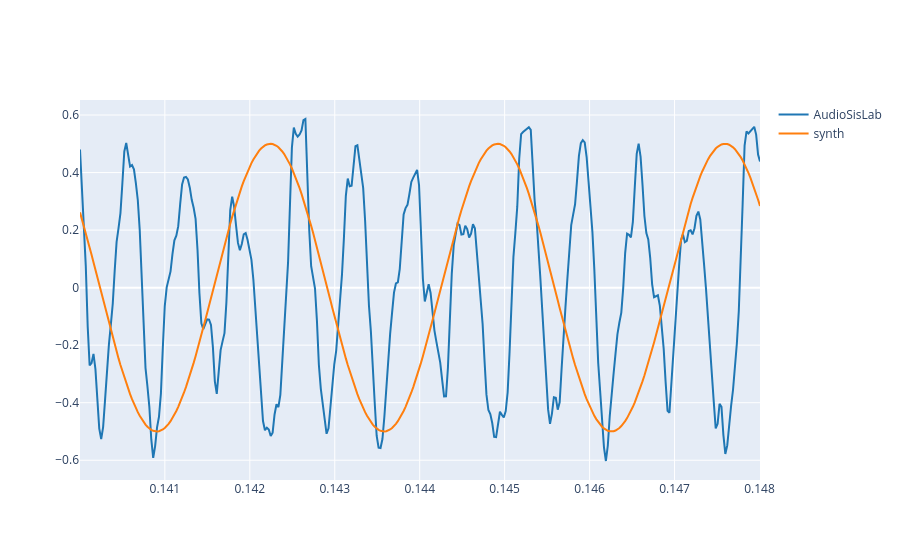

Notebook source saved alongside this figure:
### Markdown cell above
3.1. Create a sinusoid of the same duration than the reference signal and same frequency than the fundamental frequency. Plot it along with the audio signal of the reference recording. Plot the same time segment that 2.3. Note that the sampling rate should be the same for both signals. Try to find the values of Amplitude and initial Phase that make the two signal segments plotted to match as close as possible (do not attempt to imitate the whole signal). Matching the phase is a bit tricky.

### Code cell
import numpy as np

N = len(ref); t_all = np.arange(N)/fs; w = 2*np.pi*f0
ta, tb = t_start, t_end
m = (t_all >= ta) & (t_all <= tb)
tm = t_all[m]; xm = ref[m]
C = np.column_stack([np.cos(w*tm), np.sin(w*tm)])
a, b = np.linalg.lstsq(C, xm, rcond=None)[0]
A_fit = 0.5
phi_fit = 5.28


synth = A_fit * np.cos(w*t_all + phi_fit)

plot_signals([ref, synth], sr=fs, t_start=t_start, t_end=t_end, name=["AudioSisLab", "synth"])

print(f"A={A_fit:.4f}, phi={phi_fit:.4f} rad, f0={f0:.2f} Hz")

### Figure 1 — Plotly figure (JSON) as saved in the notebook; plotly's stock layout.template omitted (floating-point values rounded to 4 significant figures; data arrays with more than 128 entries replaced by an {"elided": "..."} marker saying what was removed)
{"data": [{"line": {"color": "#1f77b4", "shape": "linear"}, "mode": "lines", "name": "AudioSisLab", "type": "scatter", "x": {"elided": "354 float values"}, "y": {"elided": "354 float values"}}, {"line": {"color": "#ff7f0e", "shape": "linear"}, "mode": "lines", "name": "synth", "type": "scatter", "x": {"elided": "354 float values"}, "y": {"elided": "354 float values"}}], "layout": {}}
